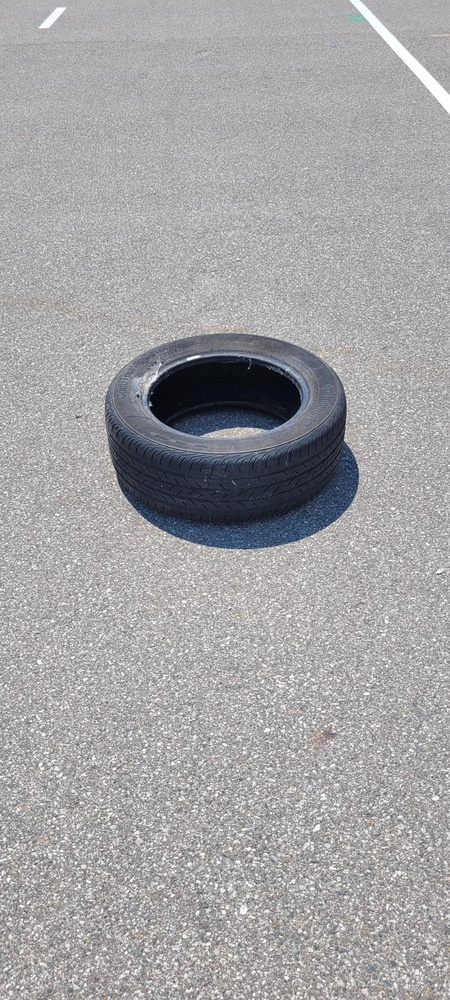
#> input picture ros/docker/tire_detection/TIRED.jpeg, 450 x 1000 px, shrunk from 908 x 2016 before the run
$ python tire_detect.py
#> lines starting #> are read from the running program, lines starting #| are printed output that depends on the picture; after the words box and inside, x2 and y2 are one past the last pixel; in counts of white or black regions, pixels touching at a corner belong together
import cv2 as cv
import numpy as np
from matplotlib import pyplot as plt
import time
src = cv.imread('TIRED.jpeg')
#> src is the input picture: shape (1000, 450, 3); mean B, G, R 164.3, 162.8, 163.4
BLUR_PARAM_X = 9
BLUR_PARAM_Y = 9
kernel = np.ones((5,5),np.float32)/25
grayed  = cv.GaussianBlur(cv.cvtColor(src, cv.COLOR_BGR2GRAY), (BLUR_PARAM_X,BLUR_PARAM_Y),0)
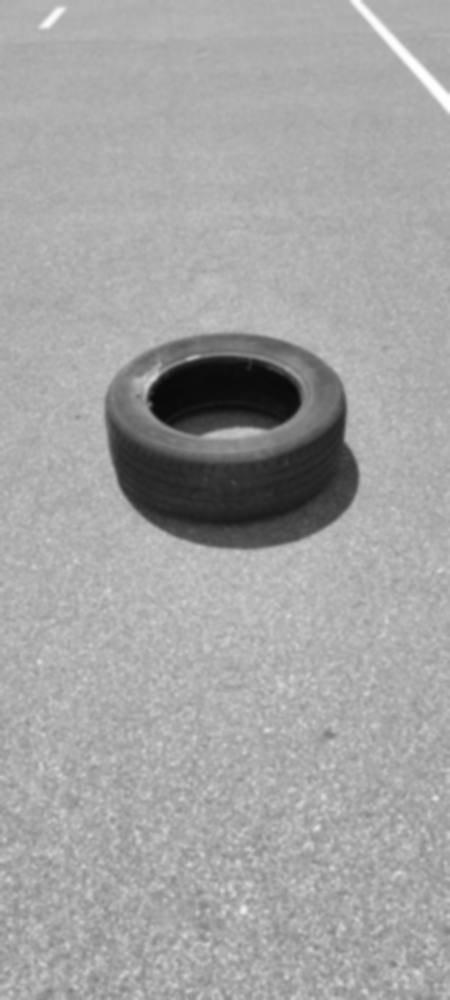
#> grayed: shape (1000, 450); min 9, max 255, mean 163.1
ret, thresh = cv.threshold(grayed, 100, 255, cv.THRESH_BINARY_INV)
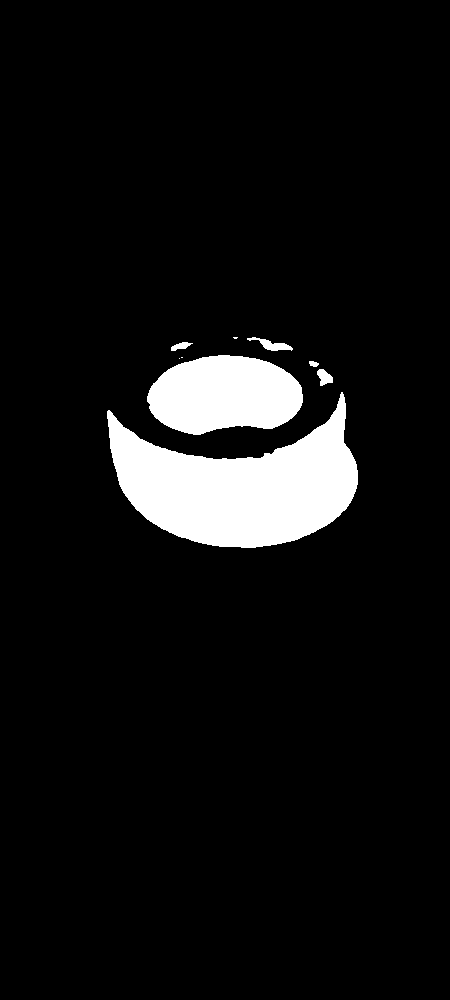
#> thresh: shape (1000, 450); 7% white; 9 white regions (3 under 20 px)
contours, hierarchy = cv.findContours(thresh, cv.RETR_TREE, cv.CHAIN_APPROX_SIMPLE)
#> contours = 9 contours, 3 with area under 20; largest, box (x1, y1, x2, y2) and area: (107, 392, 358, 548) 21014, (147, 355, 303, 435) 9376, (247, 337, 293, 351) 212, (317, 369, 333, 386) 149, (171, 342, 193, 351) 86, (309, 361, 319, 367) 32
cv.drawContours(src, contours, -1, (0,0,255), -1)
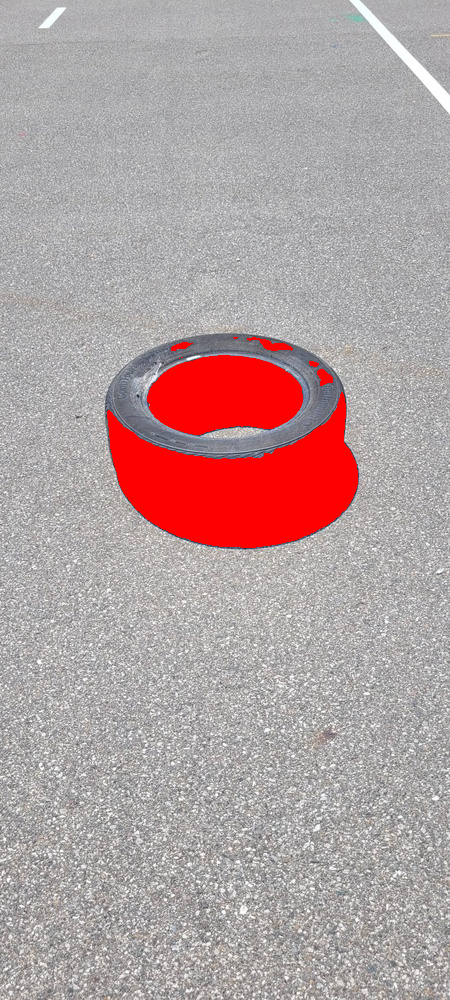
#> src: shape (1000, 450, 3); 7% of pixels changed, all inside (x1, y1, x2, y2) = (107, 337, 358, 548)
RGB_img = cv.cvtColor(src, cv.COLOR_BGR2RGB)

## Display Code ##
cv.imshow("Modified", src)
plt.axis('off')
plt.imshow(RGB_img)
plt.show()
cv.waitKey(10000)
